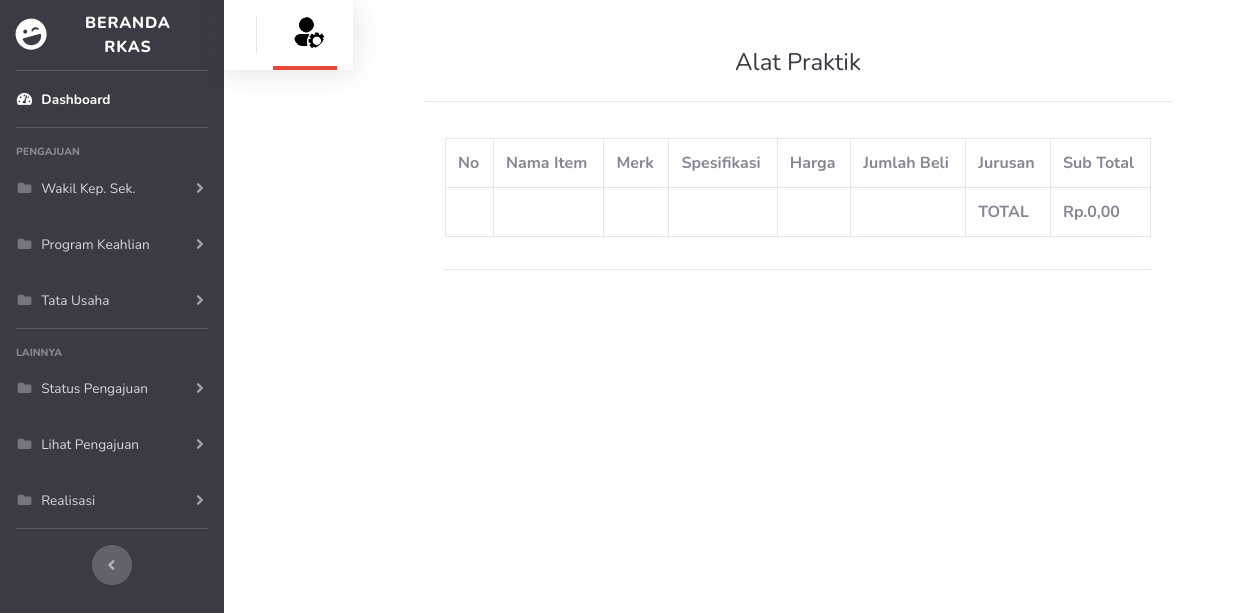
/rkas/alat_praktik.php, run on an earlier commit of the app's database.
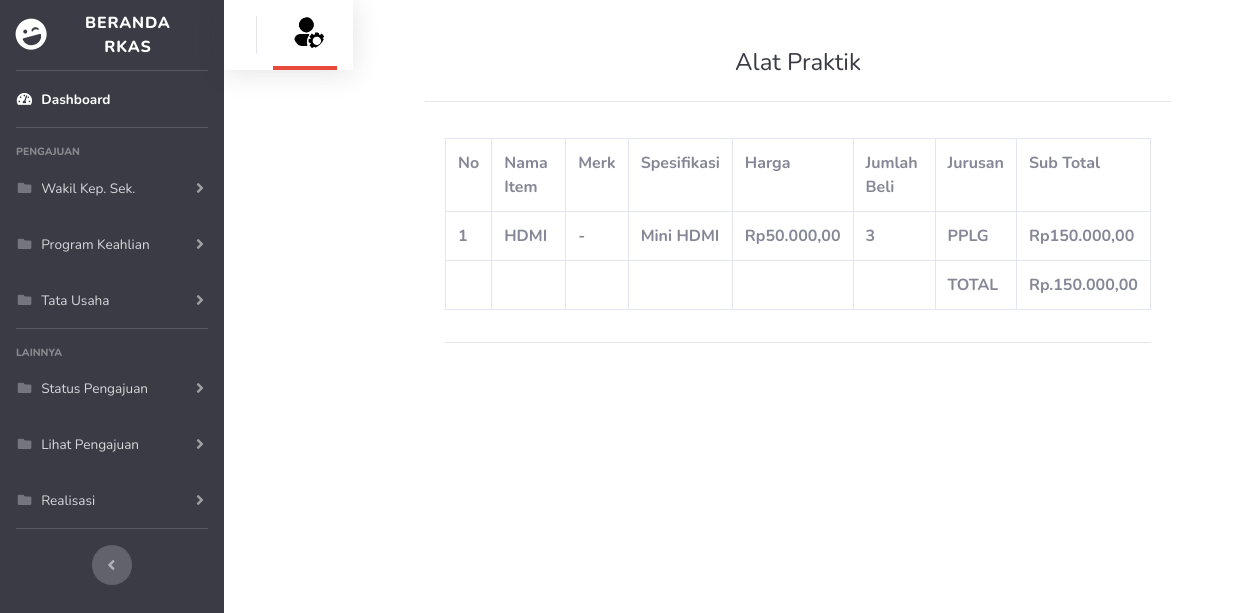
And on a later commit of the database.
### tables this page shows
CREATE TABLE `tb_alat` (
  `id_alat` int(11) NOT NULL,
  `sumber_dana` varchar(10) NOT NULL,
  `tahun_ajuan` int(4) NOT NULL,
  `item` varchar(50) NOT NULL,
  `merk` varchar(50) NOT NULL,
  `spesifikasi` varchar(50) NOT NULL,
  `harga` int(10) NOT NULL,
  `qty` int(20) NOT NULL,
  `subtotal` int(50) NOT NULL,
  `contoh_gambar` varchar(50) NOT NULL,
  `bukti` varchar(50) NOT NULL,
  `tanggal_order` date NOT NULL,
  `link` varchar(255) NOT NULL,
  `kebutuhan_untuk` text NOT NULL,
  `jurusan` char(50) NOT NULL,
  `status` varchar(50) NOT NULL,
  `status_order` char(10) NOT NULL,
  `status_bayar` varchar(10) NOT NULL
);

### rkas/alat_praktik.php (the view, shortened to what the changed rows need)
<!DOCTYPE html>
<html lang="en">
<?php
include "koneksi.php";
$sql = mysqli_query($conn, "SELECT * FROM tb_alat");
?>
<head>
    <link href="vendor/fontawesome-free/css/all.min.css" rel="stylesheet" type="text/css">
    <link href="css/sb-admin-2.css" rel="stylesheet">
</head>
<body id="page-top">
        <div id="wrapper">
        <div class="container">
        <div class="p-5">
        <div class="text-center">
                                <h1 class="h4 text-gray-900 mb-4">Alat Praktik</h1>
                            </div>
        <div class="card-body">
                        <div class="table-responsive">
                                <table class="table table-bordered" id="dataTable" width="100%" cellspacing="0">
                                <tr>
                                            <th>No</th>
                                            <th>Nama Item</th>
                                            <th>Merk</th>
                                            <th>Spesifikasi</th>
                                            <th>Harga</th>
                                            <th>Jumlah Beli</th>
                                            <th>Jurusan</th>
                                            <th>Sub Total</th>
                                    </tr>
                                    <?php $no = 0;?>
                                    <?php foreach ($sql as $row) : ?>
                                    <tr>
                                    <th><?php $no += 1; echo $no;?></th>
                                    <th><?= $row["item"];?></th>
                                    <th><?= $row["merk"];?></th>
                                    <th><?= $row["spesifikasi"];?></th>
                                    <th>Rp<?= number_format($row["harga"], 2, ',', '.'); ?></th>
                                    <th><?= $row["qty"];?></th>
                                    <th><?= $row["jurusan"];?></th>
                                    <th>Rp<?= number_format($row["subtotal"], 2, ',', '.'); ?></th>
                                    <?php endforeach;
                                $total_query = mysqli_query($conn, "SELECT SUM(subtotal) FROM tb_alat");
                                $total_result = $total_query->fetch_array(MYSQLI_NUM);
                                $total = $total_result[0];
                                $formatted_total = number_format($total, 2, ',', '.');
                                    ?>
                                    </tr>
                                    <tr>
                                    <th></th>
                                    <th></th>
                                    <th></th>
                                    <th></th>
                                    <th></th>
                                    <th></th>
                                    <th>TOTAL</th>
                                    <th>Rp.<?= $formatted_total ?></th>
                                    </tr>
                                </table>
                        </div>
                        </div>
</body>
</html>

What changed in the data, as far as the page shows it:
added tb_alat: item "HDMI", merk "-", spesifikasi "Mini HDMI", harga "50.000,00", qty "3", jurusan "PPLG", subtotal "150.000,00"
Also different on the page:
$formatted_total: "0,00" → "150.000,00"
